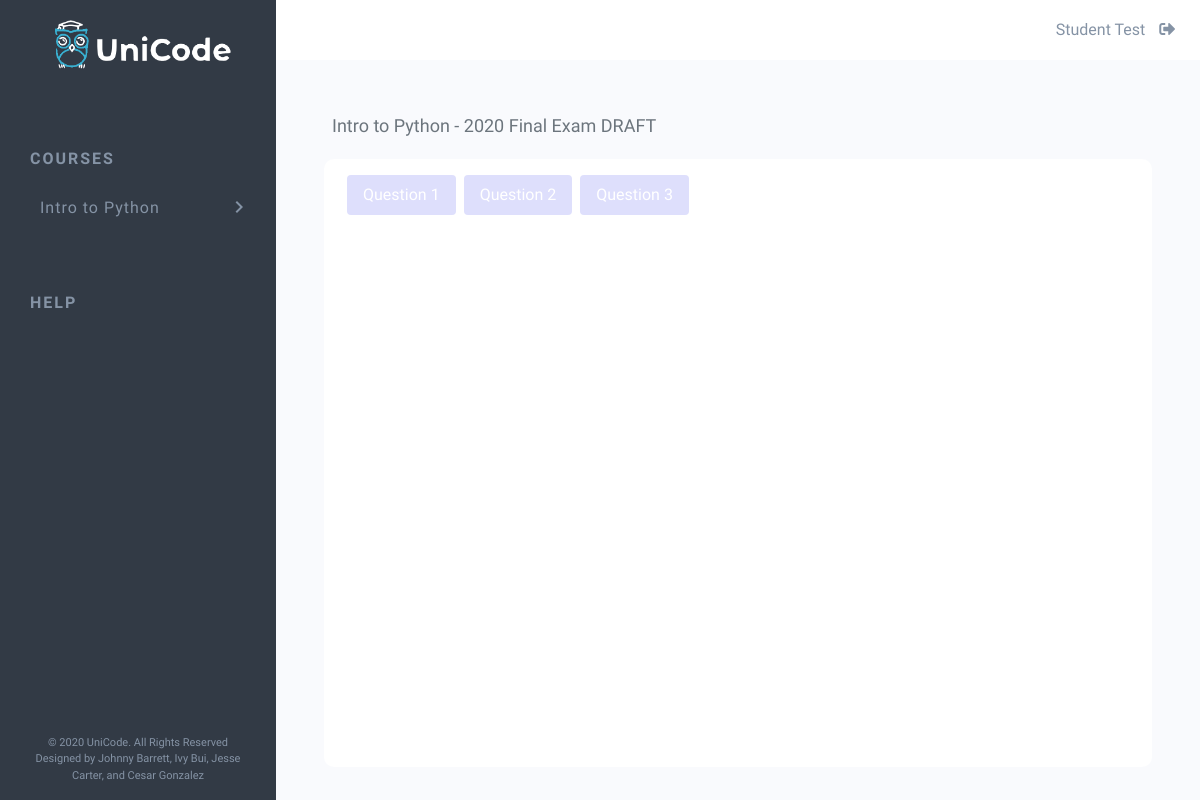
The app's page /student/2/3/taketest (signed in) with its own data.
### app/models.py (models this page shows, shortened)
class Course(db.Model):
    __tablename__ = 'courses'
    id = db.Column(db.Integer, primary_key=True, nullable=False)
    name = db.Column(db.String(64))
    course_code = db.Column(db.String(32))
    tests = db.relationship('Test', backref='course', lazy=True)

class User(UserMixin, db.Model):
    __tablename__ = 'users'
    id = db.Column(db.Integer, primary_key=True, nullable=False)
    email = db.Column(db.String(64), index=True, unique=True)
    password_hash = db.Column(db.String(32))
    first_name = db.Column(db.String(32))
    last_name = db.Column(db.String(32))
    is_admin = db.Column(db.Boolean, nullable=False, default=True)
    courses = db.relationship('Course', secondary=enrolments, lazy='subquery',
                              backref=db.backref('users', lazy=True))

class Test(db.Model):
    __tablename__ = 'tests'
    id = db.Column(db.Integer, primary_key=True, nullable=False)
    name = db.Column(db.String(64), nullable=False)
    course_id = db.Column(db.Integer, db.ForeignKey('courses.id'))
    questions = db.relationship('Question', backref='test', lazy=True)

class Question(db.Model):
    __tablename__ = 'questions'
    id = db.Column(db.Integer, primary_key=True, nullable=False)
    question_string = db.Column(db.String(256), nullable=False)
    code_string = db.Column(db.String(1024))
    answer = db.Column(db.String(256))
    mcq_1 = db.Column(db.String(128))
    mcq_2 = db.Column(db.String(128))
    mcq_3 = db.Column(db.String(128))
    mcq_4 = db.Column(db.String(128))
    test_id = db.Column(db.Integer, db.ForeignKey('tests.id'))
    mark_alloc = db.Column(db.Integer, nullable=False)
    question_type = db.Column(db.Integer, nullable=False, default=1)

### app/routes.py (the view)
@app.route('/student/<course_id>/<test_id>/taketest')
@login_required
def take_test(course_id, test_id):
    course = Course.query.filter_by(id=course_id).first()
    test = Test.query.filter_by(id=test_id).first()
    questions = Question.query.filter_by(test_id=test.id).all()
    return render_template('take-test.html', course=course, test=test, questions=questions)

### app/models.py (called while the page is built)
@login.user_loader
def load_user(id):
    return User.query.get(int(id))

### app/templates/take-test.html (shortened to what this page needs)
{% extends "base.html" %}
{% block content %}
<div class="row mx-2">
  <h1 class="page-heading">{{ course.name }} - {{ test.name }}</h1>
</div>
<div class="container new-question my-3 py-3">
  <div id="question-nav" class="row mx-1">
    <div id="nav-tab" class="nav nav-pills" role="tablist">
      {% for question in questions %}
      <a class="nav-item nav-link" id="question-{{ loop.index }}-tab" data-toggle="tab"
        href="#question-{{ loop.index }}" role="tab" aria-controls="question-{{ loop.index }}"
        aria-selected="false">Question
        {{ loop.index }}
      </a>
      {% endfor %}
    </div>
  </div>
    <div class="tab-content m-3" id="nav-tabContent">
    </div>
</div>
{% endblock %}

### app/templates/base.html (shortened to what this page needs)
<!DOCTYPE html>
<html lang="en">
<head>
  <link href="https://stackpath.bootstrapcdn.com/bootstrap/4.4.1/css/bootstrap.min.css" rel="stylesheet">
  <link rel="stylesheet" href="https://use.fontawesome.com/releases/v5.2.0/css/all.css">
<link rel="stylesheet" href="{{ url_for('static', filename='css/style.css') }}">
</head>
<body>
  <div class="sidenav">
    <img id="logo-horiz" src="{{ url_for('static', filename='img/UniCode-colour-horiz.png') }}" alt="UniCode logo">
    <div class="nav-parent" style="margin-left:15px;">
      {% if current_user.is_admin %}
      <div class="row">
        <a href="{{ url_for('admin_portal') }}">Courses</a>
        <a id="new-course-icon" href="#">
          <i id="nav-indicator" class="fas fa-plus-circle"></i>
        </a>
      </div>
      {% else %}
      <div class="row">
        <a href="{{ url_for('student_portal') }}">Courses</a>
      </div>
      {% endif %}
    </div>
    {% if current_user.courses %}
    {% for course in current_user.courses %}
    <a class="nav-child" href="{{ url_for('course_view', course_id=course.id) }}">{{ course.name }}<span
        id="nav-indicator" class="material-icons">chevron_right</span></a>
    {% endfor %}
    {% endif %}
    <div class="nav-parent mt-4">Help</div>
    <div class="footer">
      <p>&copy; 2020 UniCode. All Rights Reserved <br>Designed by Johnny Barrett, Ivy Bui, Jesse Carter, and Cesar
        Gonzalez</p>
    </div>
  </div>
  <div class="topbar">
    <p id="username">{{ current_user.first_name }} {{ current_user.last_name }}
      <a id="logout-icon" href="{{ (url_for('logout')) }}" style="color: #8593A5;"><i
          class="fas fa-sign-out-alt"></i></a>
    </p>
  </div>
  <div class="content-container p-5">
    {% block content %} {% endblock %}
  </div>
</body>
</html>

### app/static/css/style.css (style rules this page uses)
:root { --unicode-main-text-colour: #8593A5; --unicode-dark-grey: #323A45; --unicode-mid-grey1: #6C757D; --unicode-mid-grey3: #98A6AC; --unicode-pale: #F9FAFD; --unicode-pale-purple: #DEDFFC; --unicode-purple: #727DF5; --unicode-yellow: #FFBC00; --unicode-red: #F95C7C; --unicode-green: #0BCF97; --unicode-blue: #39B0D1; }
html, body { min-height: 100% !important; height: 100%; }
body { font-family: 'Cabin', sans-serif; margin: 0; color: var(--unicode-main-text-colour); background-color: var(--unicode-pale); -webkit-font-smoothing: antialiased; -moz-osx-font-smoothing: grayscale; }
body > *:not(.sidenav):not(.topbar) { -webkit-transition: 0.3s -webkit-filter linear; -o-transition: 0.3s -o-filter linear; -moz-transition: 0.3 -moz-filter linear; -ms-transition: 0.3 -moz-filter linear; }
.sidenav { height: 100%; width: 23%; min-width: 275px; position: fixed; z-index: 1; top: 0; left: 0; background-color: #323A45; overflow-x: hidden; padding: 20px 20px 0px 30px; }
.sidenav a { padding-top: 30px; text-decoration: none; font-size: 16px; line-height: 19px; color: #8593A5; display: block; }
#logo-horiz { width:80%; display: block; margin-left: auto; margin-right: auto }
.nav-parent { padding-top: 50px; letter-spacing: 2px; text-transform: uppercase; font-weight: bold; }
a.nav-child { margin-left: 10px; font-weight: 500; letter-spacing: 1px; }
#nav-indicator { float: right; margin-right: 5px; line-height: 19px; }
.footer { font-size: 11px; position: fixed; left: 0; bottom: 0; width: 23%; text-align: center; padding: 0 30px; }
.topbar { position: sticky; position: -webkit-sticky; top: 0; background-color: #FFFFFF; margin-left: 23%; height: 60px; overflow: hidden; display: block; padding-right: 25px; }
#username { text-align: right; color: var(--unicode-main-text-colour); font-size: 16px; line-height: 60px; }
#logout-icon { color: var(--unicode-main-text-colour); }
.fas { margin-left: 10px; }
.content-container { margin-right: 0; height: 92%; z-index: 1; background-color: var(--unicode-pale); transition: background-color 0.5s linear; }
.page-heading { font-size: 18px; color: var(--unicode-mid-grey1); text-align: start; line-height: 35px; margin-bottom: 0; }
a { color: inherit; }
.new-question { background-color: white; border-radius: 10px; height: 95%; position: relative; }
.nav-item.nav-link { background-color: var(--unicode-pale-purple); color: white; margin: 0 4px; font-weight: 500; }
.tab-content { position: relative; height: 90%; }

### records on screen
Course: name "Intro to Python"
User: first_name "Student", last_name "Test"
Test: name "2020 Final Exam DRAFT"
